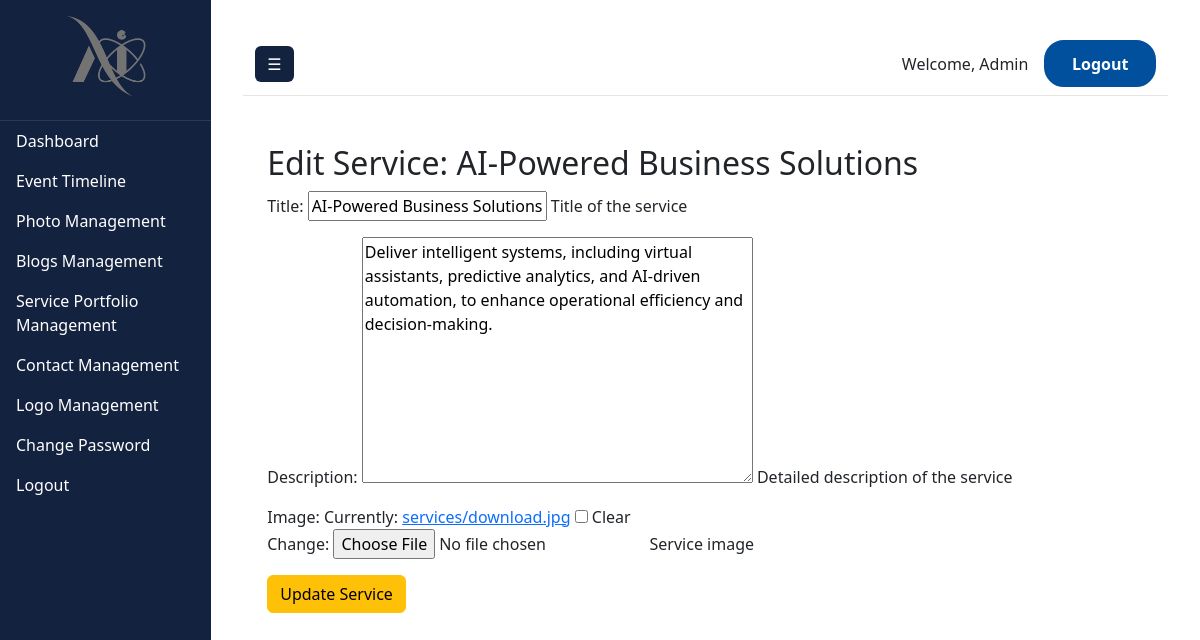
The page /services/edit/3/ on the database its author committed.
### admin_dashboard/models.py (models this page shows, shortened)
class SiteSettings(models.Model):
    logo = models.ImageField(upload_to='logos/', blank=True, null=True, help_text="Upload the site logo")
    updated_at = models.DateTimeField(auto_now=True)

class Service(models.Model):
    title = models.CharField(max_length=200, help_text="Title of the service")
    description = models.TextField(help_text="Detailed description of the service")
    image = models.ImageField(upload_to='services/', blank=True, null=True, help_text="Service image")
    created_at = models.DateTimeField(auto_now_add=True)

### admin_dashboard/views.py (the view)
# urls.py: path('services/edit/<int:pk>/', views.edit_service, name='edit_service'),
def edit_service(request, pk):
    service = get_object_or_404(Service, pk=pk)
    if request.method == 'POST':
        form = ServiceForm(request.POST, request.FILES, instance=service)
        if form.is_valid():
            form.save()
            messages.success(request, "Service updated successfully!")
            return redirect('manage_services')
    else:
        form = ServiceForm(instance=service)
    return render(request, 'dashboard/edit_service.html', {'form': form, 'service': service})

### admin_dashboard/forms.py
class ServiceForm(forms.ModelForm):
    class Meta:
        model = Service
        fields = ['title', 'description', 'image']

### admin_dashboard/context_processors.py (called while the page is built)
def site_settings(request):
    site_settings = SiteSettings.objects.first()
    return {'site_settings': site_settings}

### admin_dashboard/templates/dashboard/edit_service.html (shortened to what this page needs)
{% extends "dashboard/base.html" %}
{% block content %}
<div class="container my-5">
    <h2>Edit Service: {{ service.title }}</h2>
    <form method="post" enctype="multipart/form-data">
        {{ form.as_p }}
        <button type="submit" class="btn btn-warning">Update Service</button>
    </form>
</div>
{% endblock %}

### admin_dashboard/templates/dashboard/base.html (shortened to what this page needs)
<!DOCTYPE html>
<html lang="en">
<head>
    {% load static %}
    <link href="https://cdn.jsdelivr.net/npm/bootstrap@5.3.0-alpha1/dist/css/bootstrap.min.css" rel="stylesheet">
</head>
<body>
    <div class="d-flex" id="wrapper">
        <div id="sidebar-wrapper">
            <div class="sidebar-heading">
                {% if site_settings and site_settings.logo %}
                    <img src="{{ site_settings.logo.url }}" alt="Admin Logo" class="admin-logo">
                {% else %}
                    <h4>AI Solutions</h4>
                {% endif %}
            </div>
            <div class="list-group list-group-flush">
                <a href="{% url 'admin_dashboard' %}" class="list-group-item list-group-item-action">Dashboard</a>
                <a href="{% url 'admin_event' %}" class="list-group-item list-group-item-action">Event Timeline</a>
                <a href="{% url 'admin_gallery' %}" class="list-group-item list-group-item-action">Photo Management</a>
                <a href="{% url 'admin_blog' %}" class="list-group-item list-group-item-action">Blogs Management</a>
                <a href="{% url 'manage_services' %}" class="list-group-item list-group-item-action">Service Portfolio Management</a>
                <a href="{% url 'manage_contacts' %}" class="list-group-item list-group-item-action">Contact Management</a>
                <a href="{% url 'manage_logo' %}" class="list-group-item list-group-item-action"> Logo Management</a>
                <a href="{% url 'change_password' %}" class="list-group-item list-group-item-action">Change Password</a>
                <a href="{% url 'logout' %}" class="list-group-item list-group-item-action">Logout</a>
            </div>
        </div>
        <div id="page-content-wrapper" class="w-100">
            <nav class="navbar navbar-expand-lg navbar-light">
                <div class="container-fluid">
                    <button class="btn btn-dark" id="menu-toggle">☰</button>
                    <div class="d-flex align-items-center">
                        <span class="me-3">Welcome, Admin</span>
                        <a href="{% url 'logout' %}" class="btn btn-outline-danger">Logout</a>
                    </div>
                </div>
            </nav>
            <div class="container-fluid mt-4">
                {% block content %}
                {% endblock %}
            </div>
        </div>
    </div>
</body>
</html>

### admin_dashboard/templates/dashboard/base.html (style rules this page uses)
#sidebar-wrapper { background-color: #13223f; color: white; min-height: 100vh; }
#sidebar-wrapper .sidebar-heading { font-size: 1.5rem; text-align: center; padding: 1rem; border-bottom: 1px solid rgba(255, 255, 255, 0.1); }
#sidebar-wrapper .list-group-item { color: white; background: none; border: none; transition: background 0.3s ease, color 0.3s ease; }
#page-content-wrapper { background-color: white; padding: 2rem; }
.navbar { background-color: white; border-bottom: 1px solid rgba(0, 0, 0, 0.1); }
.navbar .btn-dark { background-color: #13223f; color: white; border: none; }
.navbar .btn-outline-danger { background: #00509E; color: #FFFFFF; padding: 0.6rem 1.6rem; border-radius: 20px; font-weight: bold; text-decoration: none; border: 2px solid #00509E; transition: all 0.3s; }
.admin-logo { max-width: 150px; margin: 0 auto 0.5rem; display: block; height: 80px; }

### rows shown on the page
SiteSettings: logo (picture)
Service: title "AI-Powered Business Solutions", description "Deliver intelligent systems, including virtual assistants, predictive analytics, and AI-driven automation, to enhance operational efficiency and decision-making."
